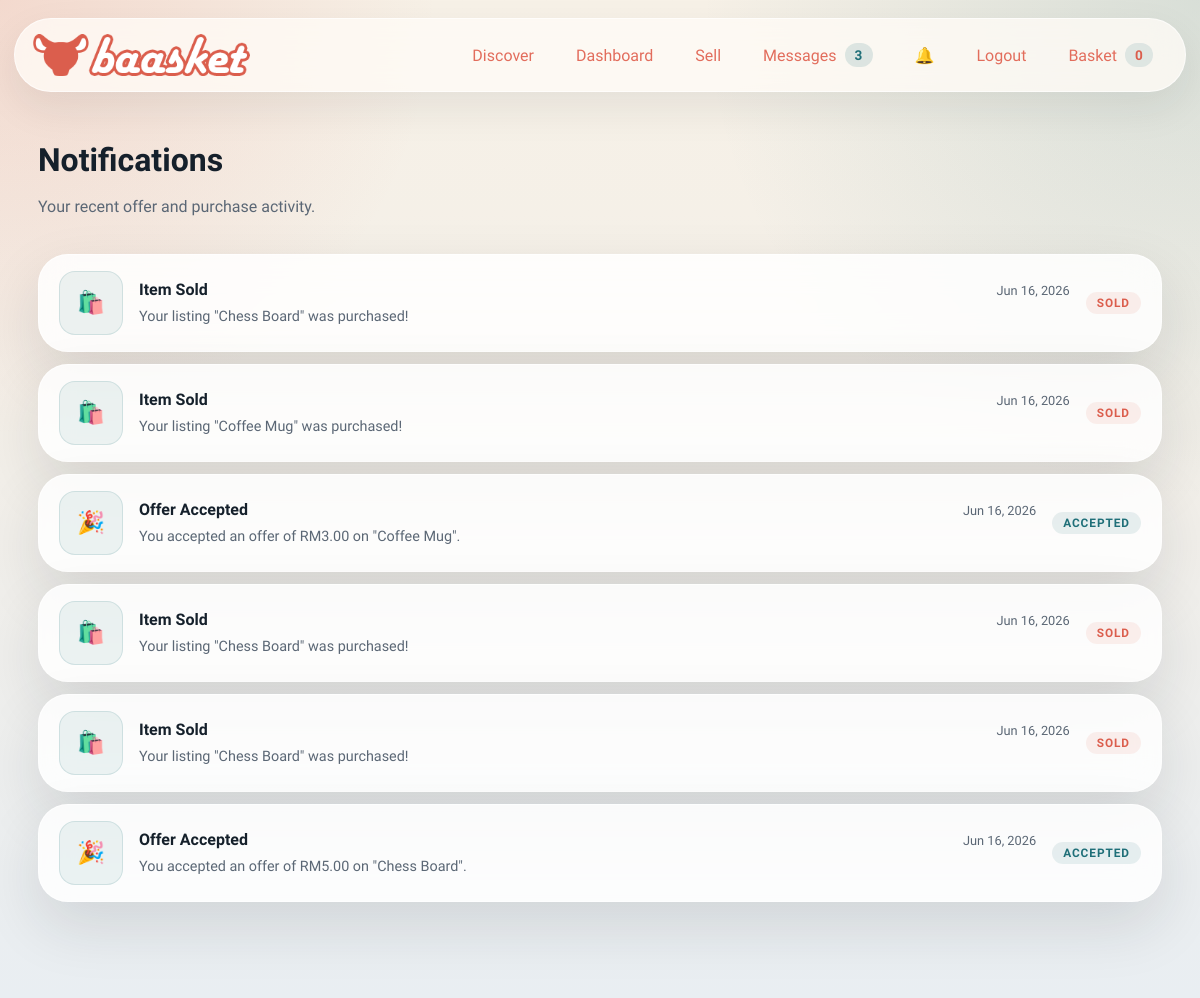
The page /notifications (signed in) on the database its author committed.
### models.py (models this page shows)
class Notification(db.Model):
    __tablename__ = "notification"
    id = db.Column(db.Integer, primary_key=True)
    user_id = db.Column(db.Integer, db.ForeignKey("user.id"), nullable=False, index=True)
    message = db.Column(db.String(255), nullable=False)
    category = db.Column(db.String(40), nullable=False, default="general")
    related_id = db.Column(db.Integer, nullable=True, index=True)
    is_read = db.Column(db.Boolean, nullable=False, default=False)
    created_at = db.Column(db.DateTime, nullable=False, default=datetime.utcnow, index=True)
    user = db.relationship("User", foreign_keys=[user_id], backref="notifications")

### main.py (the view)
	@app.get("/notifications")
	@login_required
	def notifications_view() -> ResponseReturnValue:
		notifs = (
			Notification.query.filter_by(user_id=current_user.id)
			.order_by(Notification.created_at.desc())
			.all()
		)
		for n in notifs:
			n.is_read = True
		db.session.commit()
		return render_template(
			"notifications.html",
			title="Notifications | Baasket",
			notifications=notifs,
		)

### models.py (called while the page is built)
@login_manager.user_loader
def load_user(user_id: str) -> User | None:
    if not user_id.isdigit():
        return None
    return db.session.get(User, int(user_id))

### payment.py (called while the page is built)
    def options(self) -> tuple[dict[str, object], ...]:
        return tuple(
            {
                "code": strategy.code,
                "label": strategy.label,
                "fee_rate": getattr(strategy, "fee_rate", Decimal("0.00")),
            }
            for strategy in self._strategies.values()
        )

### templates/notifications.html (shortened to what this page needs)
{% extends "base.html" %}
{% block content %}
<section class="section-block">
  <div class="section-heading">
    <div>
      <h2>Notifications</h2>
      <p>Your recent offer and purchase activity.</p>
    </div>
  </div>
  {% if notifications %}
    <div class="inbox-list">
      {% for notif in notifications %}
        <div class="inbox-row card-surface" style="cursor:default;">
          <div class="inbox-thumb-wrap">
            <div class="inbox-thumb inbox-thumb--placeholder" style="font-size:1.4rem;">
              {% if notif.category == "offer_accepted" %}🎉
              {% elif notif.category == "offer_declined" %}❌
              {% elif notif.category == "purchase" %}🛍️
              {% else %}🔔
              {% endif %}
            </div>
          </div>
          <div class="inbox-body">
            <div class="inbox-top">
              <span class="inbox-other">
                {% if notif.category == "offer_accepted" %}Offer Accepted
                {% elif notif.category == "offer_declined" %}Offer Declined
                {% elif notif.category == "purchase" %}Item Sold
                {% else %}Notification
                {% endif %}
              </span>
              <time class="inbox-time">{{ notif.created_at.strftime('%b %d, %Y') }}</time>
            </div>
            <p class="inbox-preview" style="margin-top:4px;">{{ notif.message }}</p>
          </div>
          <div class="inbox-role">
            {% if notif.category == "offer_accepted" %}
              <span class="role-chip role-chip--seller">Accepted</span>
            {% elif notif.category == "offer_declined" %}
              <span class="role-chip">Declined</span>
            {% elif notif.category == "purchase" %}
              <span class="role-chip role-chip--buyer">Sold</span>
            {% endif %}
          </div>
        </div>
      {% endfor %}
    </div>
  {% endif %}
</section>
{% endblock %}

### static/css/styles.css (style rules this page uses)
:root { color-scheme: light; --bg: #f4efe6; --bg-soft: #fffaf2; --panel: rgba(255, 255, 255, 0.84); --panel-strong: #ffffff; --ink: #15202b; --muted: #5b6775; --line: rgba(21, 32, 43, 0.12); --accent: #e26d5c; --accent-deep: #DB5E4D; --accent-soft: #ffd6cc; --success: #1f7a54; --warning: #a96c08; --shadow: 0 24px 60px rgba(21, 32, 43, 0.12); --radius-xl: 30px; --radius-lg: 22px; --radius-md: 16px; }
* { box-sizing: border-box; }
html { scroll-behavior: smooth; }
body { margin: 0; min-height: 100vh; background: radial-gradient(circle at top left, rgba(226, 109, 92, 0.18), transparent 28%), radial-gradient(circle at top right, rgba(31, 111, 120, 0.14), transparent 32%), linear-gradient(180deg, #f7f1e7 0%, #f3efe8 42%, #e9eef2 100%); color: var(--ink); font-family: "Lexend", "Trebuchet MS", "Gill Sans", "Segoe UI", sans-serif; }
.hero, .grid-layout, .detail-grid, .section-block { position: relative; margin-bottom: 24px; }
.hero-copy, .hero-card, .card-surface, .side-panel { border-radius: var(--radius-xl); background: var(--panel); border: 1px solid rgba(255, 255, 255, 0.66); box-shadow: var(--shadow); backdrop-filter: blur(16px); }
h1, h2, h3 { margin: 0; font-family: "Lexend", Georgia, "Times New Roman", serif; line-height: 1.06; }
.hero-text, .section-heading p, .product-meta, .detail-description, .panel-note p, .feed-item p, .empty-state { color: var(--muted); line-height: 1.6; }
.hero-card-top, .price-row, .action-row, .cart-controls, .cart-line, .section-heading, .subtle-row { display: flex; align-items: center; justify-content: space-between; gap: 12px; }
.section-block, .card-surface, .side-panel { padding: 24px; }
.section-heading { margin-bottom: 18px; }
.section-heading h2 { margin-bottom: 6px; font-size: 2rem; }
.inbox-list { display: grid; gap: 12px; }
.inbox-row { display: flex; align-items: center; gap: 16px; padding: 16px 20px; border-radius: var(--radius-xl); text-decoration: none; color: var(--ink); transition: transform 0.18s ease, box-shadow 0.18s ease, background 0.18s ease; cursor: pointer; }
.inbox-thumb-wrap { flex: none; }
.inbox-thumb { width: 64px; height: 64px; border-radius: 16px; object-fit: cover; border: 1px solid var(--line); display: block; }
.inbox-thumb--placeholder { background: rgba(31, 111, 120, 0.08); border: 1px solid rgba(31, 111, 120, 0.14); display: flex; align-items: center; justify-content: center; font-size: 1.5rem; }
.inbox-body { flex: 1; min-width: 0; display: grid; gap: 5px; }
.inbox-top { display: flex; align-items: baseline; justify-content: space-between; gap: 12px; }
.inbox-other { font-weight: 800; font-size: 1rem; white-space: nowrap; }
.inbox-time { color: var(--muted); font-size: 0.8rem; flex: none; }
.inbox-preview { margin: 0; font-size: 0.9rem; color: var(--muted); overflow: hidden; text-overflow: ellipsis; white-space: nowrap; }
.inbox-role { display: flex; flex-direction: column; align-items: flex-end; gap: 6px; flex: none; }
.role-chip { padding: 4px 11px; border-radius: 999px; font-size: 0.74rem; font-weight: 800; text-transform: uppercase; letter-spacing: 0.08em; }
.role-chip--buyer { background: rgba(226, 109, 92, 0.1); color: var(--accent-deep); }
.role-chip--seller { background: rgba(31, 111, 120, 0.1); color: #1f6f78; }

### rows shown on the page
Notification: category "Item Sold", created_at "Jun 16, 2026", message "Your listing \"Chess Board\" was purchased!"
Notification: category "Item Sold", created_at "Jun 16, 2026", message "Your listing \"Coffee Mug\" was purchased!"
Notification: category "Offer Accepted", created_at "Jun 16, 2026", message "You accepted an offer of RM3.00 on \"Coffee Mug\"."
Notification: category "Item Sold", created_at "Jun 16, 2026", message "Your listing \"Chess Board\" was purchased!"
Notification: category "Item Sold", created_at "Jun 16, 2026", message "Your listing \"Chess Board\" was purchased!"
Notification: category "Offer Accepted", created_at "Jun 16, 2026", message "You accepted an offer of RM5.00 on \"Chess Board\"."

### other values the page prints
{{ chat_count }} "3"
{{ cart_count }} "0"
